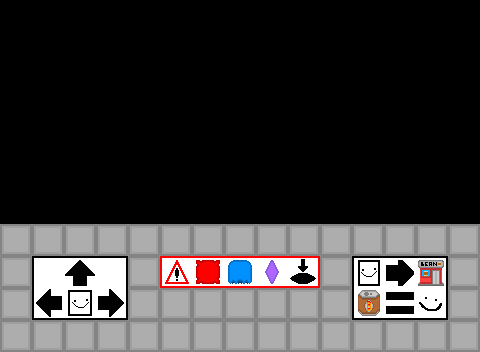

A level layout from a 2D game, rendered from its tile map. Below: a short description, then the map file with its tile-grid data intact:
An orthogonal 15x11 tile map with 32x32 px tiles, 1 tile layer (Ground) and 6 objects (flag, man).

<map version="1.10" tiledversion="1.10.2" orientation="orthogonal" renderorder="right-down" width="15" height="11" tilewidth="32" tileheight="32" infinite="0" nextlayerid="4" nextobjectid="16">
 <editorsettings>
  <export target="../level_0.lua" format="lua" />
 </editorsettings>
 <tileset firstgid="1" name="tileset" tilewidth="32" tileheight="32" tilecount="28" columns="7">
  <image source="../sprites/ground/tileset.png" width="224" height="128" />
 </tileset>
 <layer id="1" name="Ground" width="15" height="11">
  <data encoding="csv">
0,0,0,0,0,0,0,0,0,0,0,0,0,0,0,
0,0,0,0,0,0,0,0,0,0,0,0,0,0,0,
0,0,0,0,0,0,0,0,0,0,0,0,0,0,0,
0,0,0,0,0,0,0,0,0,0,0,0,0,0,0,
0,0,0,0,0,0,0,0,0,0,0,0,0,0,0,
0,0,0,0,0,0,0,0,0,0,0,0,0,0,0,
0,0,0,0,0,0,0,0,0,0,0,0,0,0,0,
1,1,1,1,1,1,1,1,1,1,1,1,1,1,1,
1,2,3,4,1,16,17,18,19,20,1,5,6,7,1,
1,9,10,11,1,1,1,1,1,1,1,12,13,14,1,
1,1,1,1,1,1,1,1,1,1,1,1,1,1,1
</data>
 </layer>
 <objectgroup id="2" name="Solid" visible="0">
  <object id="2" x="0" y="224" width="480" height="128" />
  <object id="13" x="-32" y="-32" width="32" height="256" />
  <object id="14" x="0" y="-32" width="480" height="32" />
  <object id="15" x="480" y="-32" width="32" height="256" />
 </objectgroup>
 <objectgroup id="3" name="Objects" visible="0">
  <object id="3" type="flag" x="384" y="192" width="32" height="32" />
  <object id="4" type="man" x="64" y="192" width="32" height="32" />
 </objectgroup>
</map>
